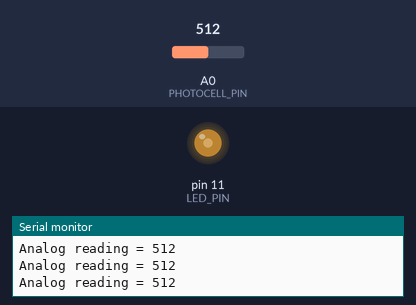
Bench run of a sketch on a simulated Arduino Uno, built with avr-gcc and run on an emulated ATmega328P. On the bench: output pins drawn as LEDs (lit = HIGH), the last lines printed to the serial monitor. The test bench sets the inputs (shaded band); at power-on: A0 (PHOTOCELL_PIN) = 512.

Above: at 1.2 s.
1.3 s: A0 (PHOTOCELL_PIN) set to 716
At 2.5 s:
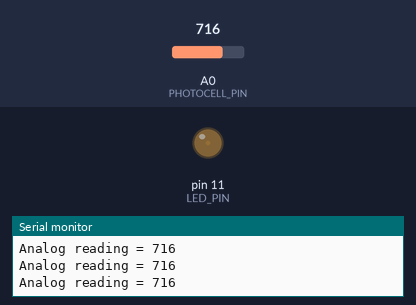
2.8 s: A0 (PHOTOCELL_PIN) set to 900
At 4.0 s:
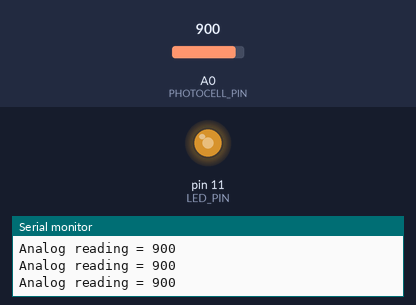
4.3 s: A0 (PHOTOCELL_PIN) set to 306
At 5.4 s:
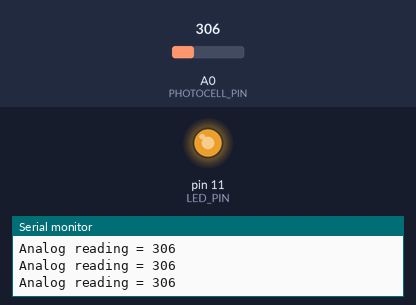
Timing chart, 0 to 7.3 s (numbered marks = the images above; inputs shaded):
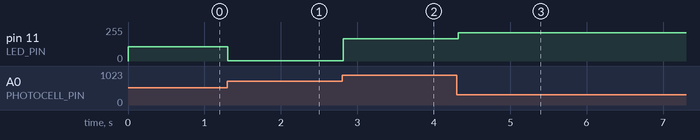

Measured:
- after the input at 1.3 s, pin 11 (LED_PIN): 107/255 → 3/255 at once
- after the input at 2.8 s, pin 11 (LED_PIN): 3/255 → 166/255 at once
- after the input at 4.3 s, pin 11 (LED_PIN): 166/255 → 212/255 at once

The sketch:

Both.ino
```cpp
#define PHOTOCELL_PIN 0
#define LED_PIN 11

// Setup serial output
void setup()
{
  Serial.begin( 9600 );
}

// Main loop
void loop()
{
  // Read the photocell value
  int brightness;
  int reading = analogRead( PHOTOCELL_PIN );

  // Display reading
  Serial.print( "Analog reading = " );
  Serial.println( reading );

  // Invert reading
  // Higher brightness means less light
  reading = 1023 - reading;

  // Map reading range to PWM range
  // May need to customize range
  brightness = map( reading, 300, 800, 0, 255 );

  // Set the brightness of the LED
  // PWM to control brightness (analog write)
  analogWrite( LED_PIN, brightness );

  // Wait for next adjustment
  delay( 100 );
}
```
